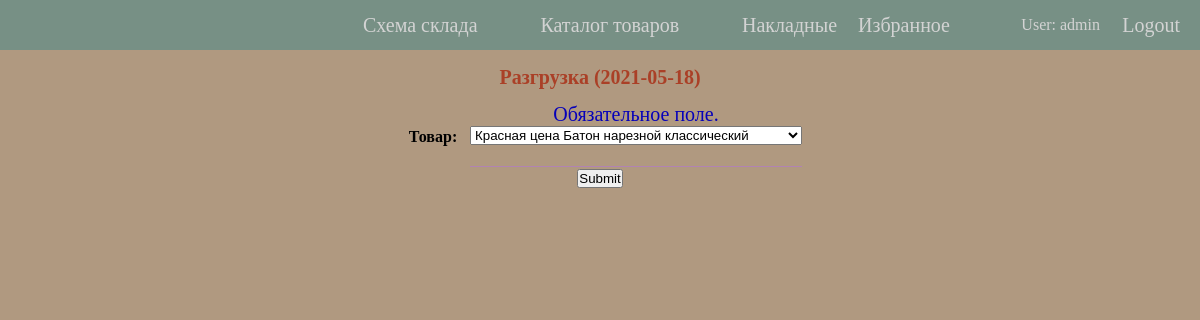
The page /wms/bills/68674874867/add_goodinstance/ (signed in) on the database its author committed.
### wms/models.py (models this page shows, shortened)
class Bill(models.Model):
    number = models.PositiveSmallIntegerField(help_text='Number of the bill', primary_key=True)
    OPERATION_TYPES = [
        ('arr', 'Поставка'),
        ('dep', 'Разгрузка'),
        ('ord', 'Заказ'),
    ]
    operation = models.CharField(
        max_length=3,
        choices=OPERATION_TYPES,
        default='dep',
        help_text='Type of operation'
    )
    date = models.DateField(help_text="DD.MM.YYYY", blank=True, null=True)
    def __str__(self):
        if self.date:
            return f"{dict(self.OPERATION_TYPES)[self.operation]} ({self.date})"
        return f"{dict(self.OPERATION_TYPES)[self.operation]}"

class Good(models.Model):
    good_id = models.AutoField(primary_key=True)
    barcode = models.CharField(max_length=128, null=True, help_text="Product barcode")
    article = models.CharField(max_length=128, blank=True, help_text="Name of product", unique=True)
    description = models.TextField(max_length=1000, help_text="Description of product")
    manufacturer = models.CharField(max_length=128, blank=True, help_text="Manufacturer name (e.g. BOSCH, Samsung)")
    model = models.CharField('Model', max_length=128, blank=True, help_text="Model of the product")
    length = models.PositiveSmallIntegerField(help_text="Length of the product (in cm)", default=0)
    width = models.PositiveSmallIntegerField(help_text="Width of the product (in cm)", default=0)
    height = models.PositiveSmallIntegerField(help_text="Height of the product (in cm)", default=0, blank=True)
    weight = models.DecimalField(
        max_digits=8,
        decimal_places=3,
        help_text="Weight of a good (in kg)"
    )
    price = models.DecimalField(max_digits=10, decimal_places=2, help_text="Price of a good (in rubles)")
    fragile = models.BooleanField(default=False)
    favorites = models.ManyToManyField(User, blank=True)
    class Meta:
        ordering = ['article']
    def __str__(self):
        return self.article

### wms/views.py (the view, shortened to what this page needs)
# urls.py: path('bills/<int:bill_id>/add_goodinstance/', views.add_good_to_bill, name='add-good'),
@login_required()
def add_good_to_bill(request, bill_id):
    bill = get_object_or_404(Bill, number=bill_id)
    form = AddGoodForm(request.POST)
    context = {
        'bill_id': bill_id,
        'form': form,
        'bill': bill,
    }
    return render(request, 'wms/goodinstance_add_form.html', context)

### wms/views.py (shortened to what this page needs)
class AddGoodForm(forms.ModelForm):
    class Meta:
        model = Good
        fields = ('good_id',)
    good_set = Good.objects.all()
    good = forms.ModelChoiceField(
        queryset=good_set,
        empty_label=None,
        to_field_name='good_id',
        label='Товар:',
    )

### wms/templates/wms/goodinstance_add_form.html (shortened to what this page needs)
{% extends "base_template.html" %}
{% block content %}
    <h1 class="info-title"><a href="{% url 'bill-detail' bill.pk %}">{{ bill }}</a></h1>
    <form action="" method="post">
        <table>
        {{ form }}
        </table>
        <input type="submit" value="Submit" />
    </form>
{% endblock %}

### wms/templates/base_template.html (shortened to what this page needs)
<!DOCTYPE html>
<html lang="ru">
<head>
    {% load static %}
    <link rel="stylesheet" href="{% static 'css/styles.css' %}">
</head>
<body>
    <div class="header">
        <ul class="nav">
            {% if user.is_authenticated %}
                <li class="menu-item"><a href="{% url 'logout'%}?next={{request.path}}">Logout</a></li>
                {% load user_tags %}
                <li class="menu-item"><p>User: {{ user.get_username }} </p></li>
                <li class="menu-item"><a href="{% url 'favorites'%}">Избранное</a></li>
            {% else %}
                <li class="menu-item"><a href="{% url 'login' %}?next={{request.path}}">Login</a></li>
                <li class="menu-item"></li>
                <li class="menu-item"></li>
            {% endif %}
            <li class="menu-item"><a href="{% url 'index' %}">Схема склада</a></li>
            <li class="menu-item"><a href="{% url 'goods' %}">Каталог товаров</a></li>
            {% if perms.wms.view_bill %}
                <li class="menu-item"><a href="{% url 'bills' %}">Накладные</a></li>
            {% elif request.user.is_authenticated %}
                <li class="menu-item"><a href="{% url 'cart' %}">Корзина</a></li>
            {% endif %}
        </ul>
    </div>
        {% block content %}{% endblock %}
</body>
</html>

### wms/static/css/styles.css (style rules this page uses)
* { margin: 0; padding: 0; }
body { background-color: #b09980; }
.header { display: flex; justify-content: center; height: 50px; background: #6f8f86de; }
.nav { display: flex; justify-content: space-evenly; align-items: center; width: 50%; }
.menu-item { display: flex; list-style: none; }
.menu-item:nth-child(1) { right: 20px; position: absolute; }
.menu-item:nth-child(2) { right: 100px; position: absolute; }
.menu-item:nth-child(3) { right: 250px; position: absolute; }
.menu-item > a, h1 > a { display: block; text-decoration: none; font-size: 20px; line-height: 45px; }
.menu-item > a, .menu-item > p { color: lightgray; }
h1 a { color: #aa4027; }
th, td { width: 70px; height: 20px; margin-left: 2px; }
td { margin-left: 2px; border-bottom: 1px solid #b183b3; justify-content: center; }
.info-title, .instances-header, .good-description, .empty-text { display: flex; justify-content: center; text-align: center; margin: 5px 0; width: 100%; }
form { display: flex; flex-flow: column nowrap; align-items: center; text-align: center; background-color: #b09980; }
form tr { height: 100%; background-color: #b09980; }
form th { line-height: 60px; }
.errorlist { color: #0600b9; list-style: none; font-size: 20px; margin-top: -26px; }

### rows shown on the page
Bill: date+operation "Разгрузка (2021-05-18)"
Good: good "Красная цена Батон нарезной классический"

### other values the page prints
{{ user.get_username }} "admin"
